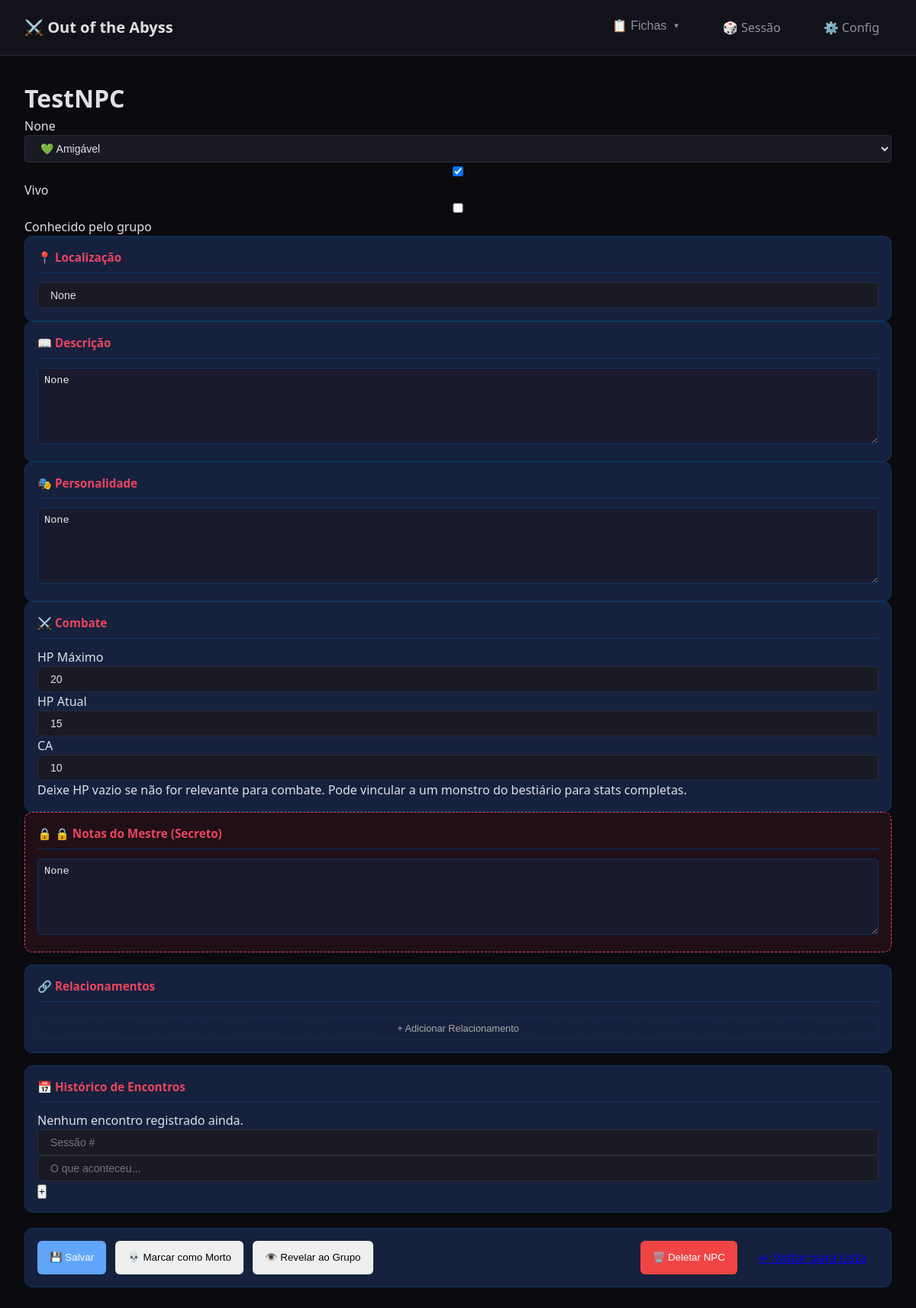
/fichas/npc/52, run on the app's committed database.
### tables this page shows
CREATE TABLE npcs (
                id INTEGER PRIMARY KEY AUTOINCREMENT,
                nome TEXT NOT NULL,
                titulo TEXT,
                raca TEXT,
                classe TEXT,
                ocupacao TEXT,
                localizacao TEXT,
                descricao TEXT,
                personalidade TEXT,
                
                -- Combate
                hp_maximo INTEGER,
                hp_atual INTEGER,
                ca INTEGER DEFAULT 10,
                monstro_id INTEGER,
                
                -- Relacionamentos (alinhamento com o grupo)
                alinhamento TEXT DEFAULT 'neutro',  -- amigável, indiferente, hostil
                aliado INTEGER DEFAULT 0,
                hostil INTEGER DEFAULT 0,
                neutro INTEGER DEFAULT 1,
                
                -- Status
                vivo INTEGER DEFAULT 1,
                conhecido INTEGER DEFAULT 0,
                
                imagem TEXT,
                notas TEXT,
                
                criado_em TEXT DEFAULT CURRENT_TIMESTAMP,
                atualizado_em TEXT DEFAULT CURRENT_TIMESTAMP, observacoes TEXT, atributos TEXT, segredo TEXT, acoes TEXT,
                
                FOREIGN KEY (monstro_id) REFERENCES monstros(id)
            );

### app/routes/fichas.py (the view)
@fichas_bp.route('/npc/<int:id>')
def ver_npc(id):
    npc = NPCRepository.get_by_id(id)
    if not npc:
        return render_template('erro.html', mensagem='NPC não encontrado'), 404
    return render_template('fichas/npc.html', npc=npc)

### app/modulos/database.py (called while the page is built)
@contextmanager
def get_connection():
    conn = sqlite3.connect(DB_PATH)
    conn.row_factory = sqlite3.Row  # Retorna dicts ao invés de tuples
    conn.execute("PRAGMA foreign_keys = ON")  # Habilita foreign keys
    conn.execute("PRAGMA journal_mode = WAL")  # Write-Ahead Logging (mais rápido)
    conn.execute("PRAGMA synchronous = NORMAL")  # Balance entre segurança e velocidade
    try:
        yield conn
        conn.commit()
    except Exception as e:
        conn.rollback()
        raise e
    finally:
        conn.close()

def dict_from_row(row) -> Optional[Dict]:
    if row is None:
        return None
    return dict(row)

    @classmethod
    def get_by_id(cls, id: int) -> Optional[Dict]:
        with get_connection() as conn:
            cursor = conn.execute(f"SELECT * FROM {cls.table_name} WHERE id = ?", (id,))
            row = cursor.fetchone()
            return dict_from_row(row)

### app/modulos/repositories.py (called while the page is built)
    @classmethod
    def _parse_json_fields(cls, data: Dict) -> None:
        json_fields = ['atributos', 'acoes']
        for field in json_fields:
            if field in data and data[field]:
                data[field] = json_loads_safe(data[field], default=[])

    @classmethod
    def get_by_id(cls, id: int) -> Optional[Dict]:
        data = super().get_by_id(id)
        if data:
            cls._parse_json_fields(data)
        return data

### templates/fichas/npc.html (shortened to what this page needs)
{% extends "base.html" %}
{% block extra_css %}
<link rel="stylesheet" href="{{ url_for('static', filename='css/fichas.css') }}">
{% endblock %}
{% block content %}
<div class="ficha-npc-container">
    <header class="ficha-npc-header">
        <div class="npc-info-principal">
            <h1 class="npc-nome" data-campo="nome" contenteditable="true">{{ npc.nome if npc else 'Nome do NPC' }}</h1>
            <p class="npc-subtitulo">
                <span data-campo="raca" contenteditable="true">{{ npc.raca if npc else 'Raça' }}</span>
            </p>
        </div>
        <div class="npc-status-container">
            <select class="status-select" data-campo="alinhamento">
                <option value="amigavel" {{ 'selected' if npc and npc.alinhamento == 'amigavel' else '' }}>💚 Amigável</option>
            </select>
            <label class="checkbox-vivo">
                <input type="checkbox" data-campo="vivo" {{ 'checked' if not npc or npc.vivo else '' }}>
                Vivo
            </label>
            <label class="checkbox-conhecido">
                <input type="checkbox" data-campo="conhecido" {{ 'checked' if npc and npc.conhecido else '' }}>
                Conhecido pelo grupo
            </label>
        </div>
    </header>
    <div class="ficha-npc-body">
        <div class="coluna-esquerda">
            <div class="bloco localizacao">
                <h3>📍 Localização</h3>
                <input type="text" class="input-full" data-campo="localizacao" value="{{ npc.localizacao if npc else '' }}" placeholder="Onde este NPC está atualmente?">
            </div>
            <div class="bloco descricao">
                <h3>📖 Descrição</h3>
                <textarea class="texto-area" data-campo="descricao" placeholder="Aparência, comportamento, primeira impressão...">{{ npc.descricao if npc else '' }}</textarea>
            </div>
            <div class="bloco personalidade-npc">
                <h3>🎭 Personalidade</h3>
                <textarea class="texto-area" data-campo="personalidade" placeholder="Como o NPC age, fala, o que motiva ele...">{{ npc.personalidade if npc else '' }}</textarea>
            </div>
            <div class="bloco stats-combate">
                <h3>⚔️ Combate</h3>
                <div class="stats-grid">
                    <div class="stat-item">
                        <label>HP Máximo</label>
                        <input type="number" data-campo="hp_maximo" value="{{ npc.hp_maximo if npc and npc.hp_maximo else '' }}" placeholder="—">
                    </div>
                    <div class="stat-item">
                        <label>HP Atual</label>
                        <input type="number" data-campo="hp_atual" value="{{ npc.hp_atual if npc and npc.hp_atual else '' }}" placeholder="—">
                    </div>
                    <div class="stat-item">
                        <label>CA</label>
                        <input type="number" data-campo="ca" value="{{ npc.ca if npc and npc.ca else 10 }}" placeholder="10">
                    </div>
                </div>
                <p class="stat-hint">Deixe HP vazio se não for relevante para combate. Pode vincular a um monstro do bestiário para stats completas.</p>
            </div>
        </div>
        <div class="coluna-direita">
            <div class="bloco notas-mestre">
                <h3>🔒 Notas do Mestre (Secreto)</h3>
                <textarea class="texto-area texto-secreto" data-campo="notas" placeholder="Segredos, planos futuros, conexões que os jogadores não sabem...">{{ npc.notas if npc else '' }}</textarea>
            </div>
            <div class="bloco relacionamentos">
                <h3>🔗 Relacionamentos</h3>
                <button class="btn-adicionar" onclick="adicionarRelacionamento()">+ Adicionar Relacionamento</button>
            </div>
            <div class="bloco historico">
                <h3>📅 Histórico de Encontros</h3>
                <div class="historico-lista" id="lista-historico">
                    {% if npc and npc.historico %}
                    {% for evento in npc.historico %}
                    <div class="historico-item">
                        <span class="historico-sessao">Sessão {{ evento.sessao }}</span>
                        <span class="historico-texto">{{ evento.descricao }}</span>
                    </div>
                    {% endfor %}
                    {% else %}
                    <p class="lista-vazia-pequena">Nenhum encontro registrado ainda.</p>
                    {% endif %}
                </div>
                <div class="adicionar-historico">
                    <input type="number" id="nova-sessao" placeholder="Sessão #" min="1">
                    <input type="text" id="novo-evento" placeholder="O que aconteceu...">
                    <button class="btn-adicionar-pequeno" onclick="adicionarEvento()">+</button>
                </div>
            </div>
        </div>
    </div>
    <div class="acoes-rapidas">
        {% if npc and npc.id %}
        <button class="btn-acao btn-salvar" onclick="salvarNPC()">💾 Salvar</button>
        <button class="btn-acao btn-matar" onclick="toggleVivo()">{{ '💀 Marcar como Morto' if npc.vivo else '✨ Ressuscitar' }}</button>
        <button class="btn-acao btn-revelar" onclick="toggleConhecido()">{{ '👁️ Revelar ao Grupo' if not npc.conhecido else '🙈 Ocultar do Grupo' }}</button>
        <button class="btn-acao btn-danger" onclick="deletarNPC()" style="margin-left: auto;">🗑️ Deletar NPC</button>
        {% else %}
        <button class="btn-acao btn-criar" onclick="criarNPC()">✅ Criar NPC</button>
        {% endif %}
        <a href="{{ url_for('fichas.lista_npcs') }}" class="btn-acao btn-voltar">← Voltar para Lista</a>
    </div>
</div>
{% endblock %}

### app/static/css/base.css (style rules this page uses)
:root { --bg-primary: #0a0a0f; --bg-secondary: #12121a; --bg-tertiary: #1a1a25; --bg-elevated: #22222f; --text-primary: #e0e0e5; --text-secondary: #9090a0; --text-muted: #606070; --accent-primary: #4a6fa5; --accent-secondary: #8b4a8b; --accent-danger: #a54a4a; --accent-success: #4a8b5a; --accent-warning: #8b7a4a; --border-color: #2a2a3a; --border-light: #3a3a4a; --shadow-sm: 0 2px 4px rgba(0, 0, 0, 0.3); --shadow-md: 0 4px 8px rgba(0, 0, 0, 0.4); --shadow-lg: 0 8px 16px rgba(0, 0, 0, 0.5); --spacing-xs: 0.25rem; --spacing-sm: 0.5rem; --spacing-md: 1rem; --spacing-lg: 1.5rem; --spacing-xl: 2rem; --radius-sm: 4px; --radius-md: 8px; --radius-lg: 12px; --transition-fast: 0.15s ease; --transition-normal: 0.25s ease; }
*, *::before, *::after { box-sizing: border-box; margin: 0; padding: 0; }
html { font-size: 16px; }
body { font-family: 'Segoe UI', system-ui, -apple-system, sans-serif; background-color: var(--bg-primary); color: var(--text-primary); line-height: 1.5; min-height: 100vh; }
.btn-danger { background-color: var(--accent-danger); border-color: var(--accent-danger); }
input, select, textarea { background-color: var(--bg-tertiary); border: 1px solid var(--border-color); border-radius: var(--radius-sm); padding: var(--spacing-sm) var(--spacing-md); color: var(--text-primary); font-size: 0.875rem; width: 100%; }

### app/static/css/fichas.css (style rules this page uses)
:root { --ficha-bg: #1a1a2e; --ficha-card-bg: #16213e; --ficha-border: #0f3460; --ficha-accent: #e94560; --ficha-accent-dark: #c73e54; --ficha-gold: #ffd700; --ficha-silver: #c0c0c0; --ficha-copper: #b87333; --ficha-text: #eee; --ficha-text-muted: #aaa; --ficha-success: #4ade80; --ficha-warning: #fbbf24; --ficha-danger: #ef4444; --ficha-info: #60a5fa; --status-aliado: #4ade80; --status-hostil: #ef4444; --status-neutro: #fbbf24; }
.coluna-direita { display: flex; flex-direction: column; gap: 1rem; }
.bloco, .ficha-section { background: var(--ficha-card-bg); border: 1px solid var(--ficha-border); border-radius: 10px; padding: 1rem; }
.bloco h3, .ficha-section h3 { color: var(--ficha-accent); font-size: 0.95rem; margin: 0 0 0.75rem 0; padding-bottom: 0.5rem; border-bottom: 1px solid var(--ficha-border); }
.btn-adicionar { width: 100%; padding: 0.4rem; margin-top: 0.5rem; background: transparent; border: 1px dashed var(--ficha-border); border-radius: 6px; color: var(--ficha-text-muted); cursor: pointer; font-size: 0.8rem; transition: all 0.2s; }
.texto-area { width: 100%; min-height: 100px; background: var(--ficha-bg); border: 1px solid var(--ficha-border); border-radius: 6px; padding: 0.5rem; color: var(--ficha-text); font-size: 0.85rem; resize: vertical; }
.texto-area::placeholder { color: var(--ficha-text-muted); }
.acoes-rapidas { display: flex; flex-wrap: wrap; gap: 0.75rem; margin-top: 1.25rem; padding: 1rem; background: var(--ficha-card-bg); border: 1px solid var(--ficha-border); border-radius: 10px; }
.btn-acao { padding: 0.6rem 1rem; border: none; border-radius: 6px; font-weight: 500; cursor: pointer; display: flex; align-items: center; gap: 0.4rem; transition: all 0.2s; }
.btn-salvar { background: var(--ficha-info); color: white; }
.notas-mestre { background: rgba(233, 69, 96, 0.1); border: 1px dashed var(--ficha-accent); }
.notas-mestre h3 { color: var(--ficha-accent); }
.notas-mestre h3::before { content: '🔒 '; }
.btn-danger { background: var(--ficha-danger); color: white; }

### data on the page
npcs: nome "TestNPC", hp_maximo "20", hp_atual "15", ca "10", vivo "💀 Marcar como Morto", conhecido "👁️ Revelar ao Grupo"

### other printed values
{{ npc.raca if npc else 'Raça' }} "None"
